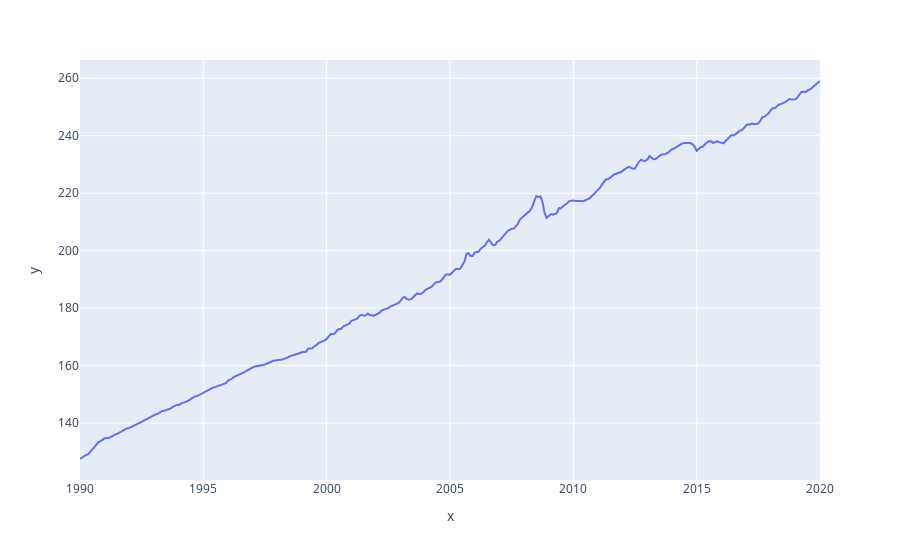

Notebook source saved alongside this figure:
### Code cell
px.line(y=cpi_us, x=cpi_us.index)

### Figure 1 — Plotly figure (JSON) as saved in the notebook; plotly's stock layout.template omitted (floating-point values rounded to 4 significant figures; data arrays with more than 128 entries replaced by an {"elided": "..."} marker saying what was removed)
{"data": [{"hovertemplate": "x=%{x}<br>y=%{y}<extra></extra>", "legendgroup": "", "line": {"color": "#636efa", "dash": "solid"}, "marker": {"symbol": "circle"}, "mode": "lines", "name": "", "orientation": "v", "showlegend": false, "type": "scatter", "x": {"elided": "361 str values"}, "xaxis": "x", "y": {"elided": "361 float values"}, "yaxis": "y"}], "layout": {"legend": {"tracegroupgap": 0}, "margin": {"t": 60}, "xaxis": {"anchor": "y", "domain": [0, 1], "title": {"text": "x"}}, "yaxis": {"anchor": "x", "domain": [0, 1], "title": {"text": "y"}}}}
